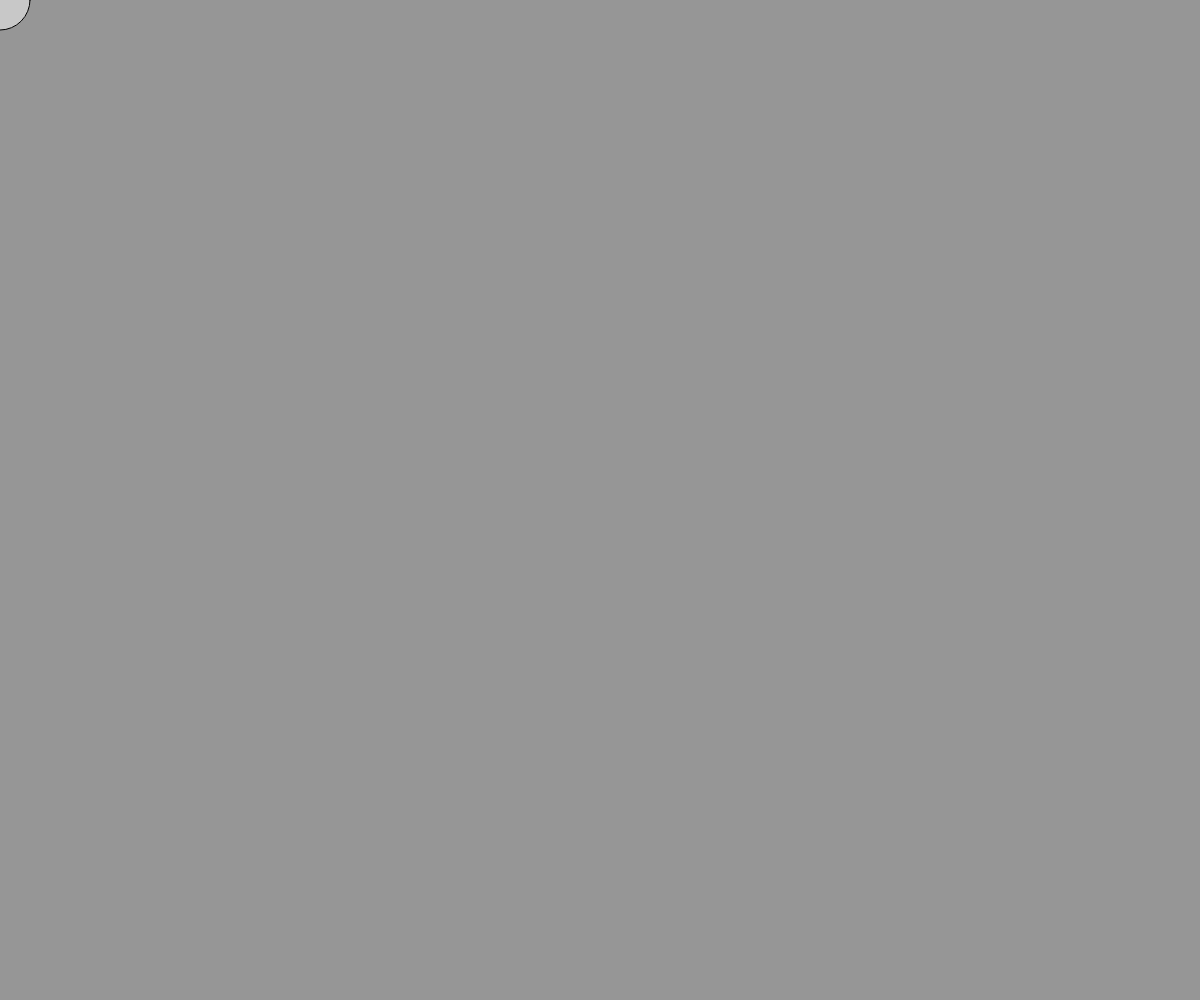
Frame 1 (no input)
Frame 60 (no input): identical to frame 1, image omitted
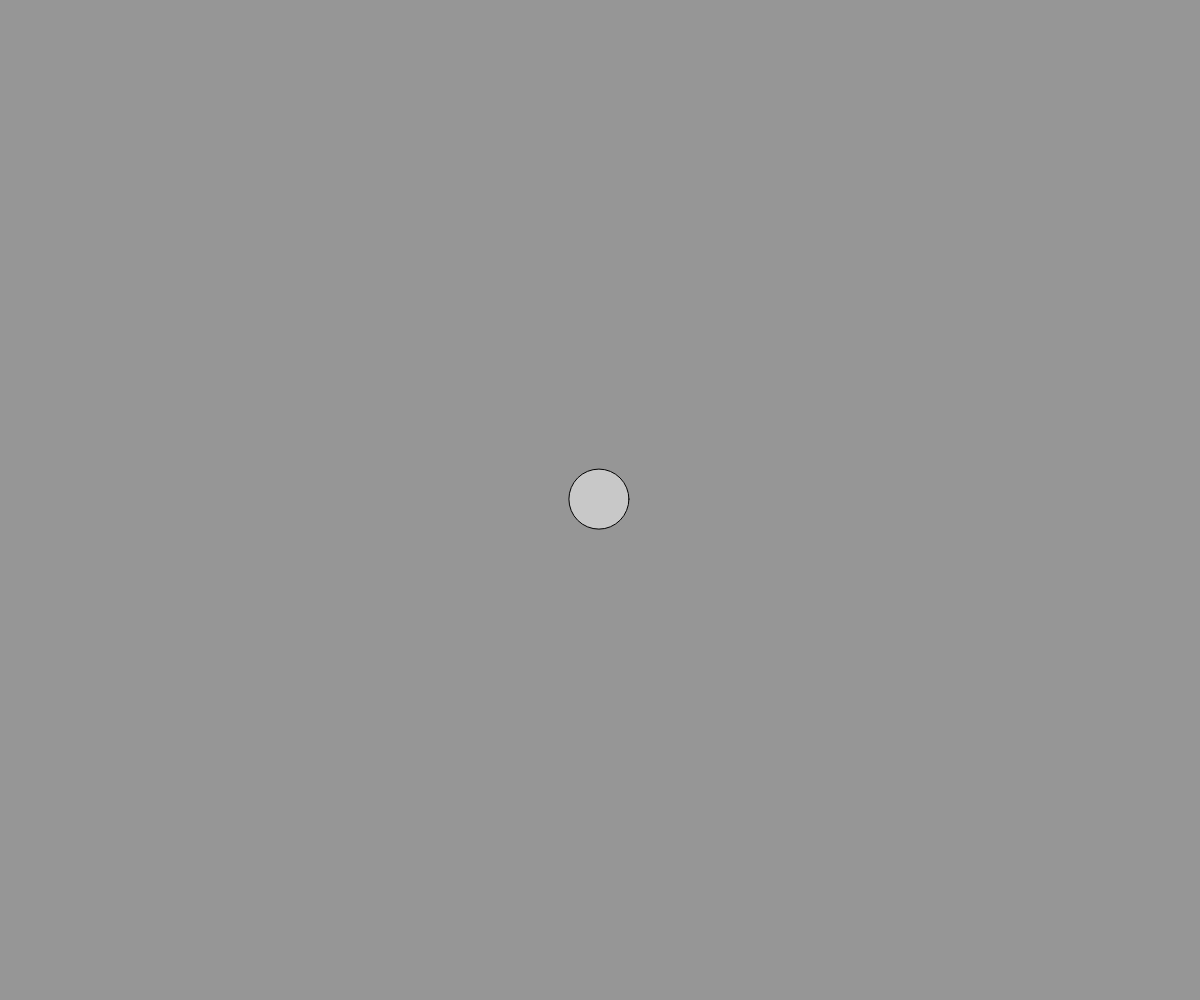
Frame 120 (the mouse pressed at the canvas centre since frame 60)

The p5.js sketch that drew these frames (run headless with seeded random() and noise() and a simulated clock; from frame 60 on, the mouse is pressed at the canvas centre):

// p5.js sketch
// ── sketch.js
var canvas;
let x = 0;
let y = 0;
var ease = 0.1;

function setup() {
	canvas = createCanvas(windowWidth, windowHeight);
	canvas.position(0,0);
	canvas.style('z-index', '-1');
}

function draw() {
	background(150, 150, 150);

	var targetX = mouseX;
	var dx = targetX - x;
	x = x + dx*ease;

	var targetY = mouseY;
	var dy = targetY - y;
	y = y + dy*ease;

	fill(200, 200, 200);
	ellipse(x, y, 60, 60);
}

function windowResized(){
	resizeCanvas(windowWidth, windowHeight);
}
